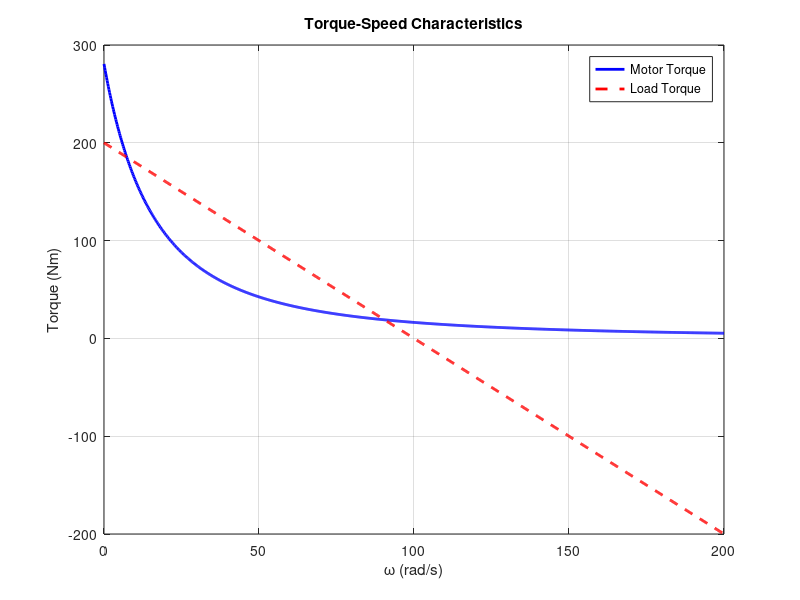

This chart was generated by the following MATLAB code:
clc;
clear;
close all;

% Given values
V = 250;
Ra = 2;
Rf = 5;
R = Ra + Rf;
Kf = 0.22;

k = -2;
T0 = 200;

% Speed range (rad/s)
w = linspace(0, 200, 1000);

% Motor torque
I = V ./ (R + Kf .* w);
Tm = Kf .* I.^2;

% Load torque
Tl = k .* w + T0;

% Plot
figure;
plot(w, Tm, 'b', 'LineWidth', 2); hold on;
plot(w, Tl, 'r--', 'LineWidth', 2);

xlabel('\omega (rad/s)');
ylabel('Torque (Nm)');
title('Torque-Speed Characteristics');
legend('Motor Torque', 'Load Torque');
grid on;
%% % Coefficients
V = 250;
R = 7;
Kf = 0.22;

k = -2;
T0 = 200;

a2 = Kf^2;
a1 = 2*R*Kf;
a0 = R^2;

A = k * a2;
B = k * a1 + T0 * a2;
C = k * a0 + T0 * a1;
D = T0 * a0 - Kf * V^2;

coeffs = [A B C D];

% Solve roots
w_roots = roots(coeffs)

I_roots = V ./ (R + Kf .* w_roots);
T_roots = Kf .* I_roots.^2;

disp('Operating points (omega, Torque):');
disp([w_roots T_roots]);


%% % Numerical derivative of motor torque
dTm_dw = gradient(Tm, w);

for i = 1:length(w_roots)
    if isreal(w_roots(i))
        slope_motor = interp1(w, dTm_dw, w_roots(i));
        slope_load = k;

        fprintf('\nOperating point %d:\n', i);
        fprintf('omega = %.2f rad/s\n', w_roots(i));
        fprintf('Motor slope = %.4f\n', slope_motor);
        fprintf('Load slope = %.4f\n', slope_load);

        if slope_motor < slope_load
            fprintf('→ STABLE\n');
        else
            fprintf('→ UNSTABLE\n');
        end
    end
end
